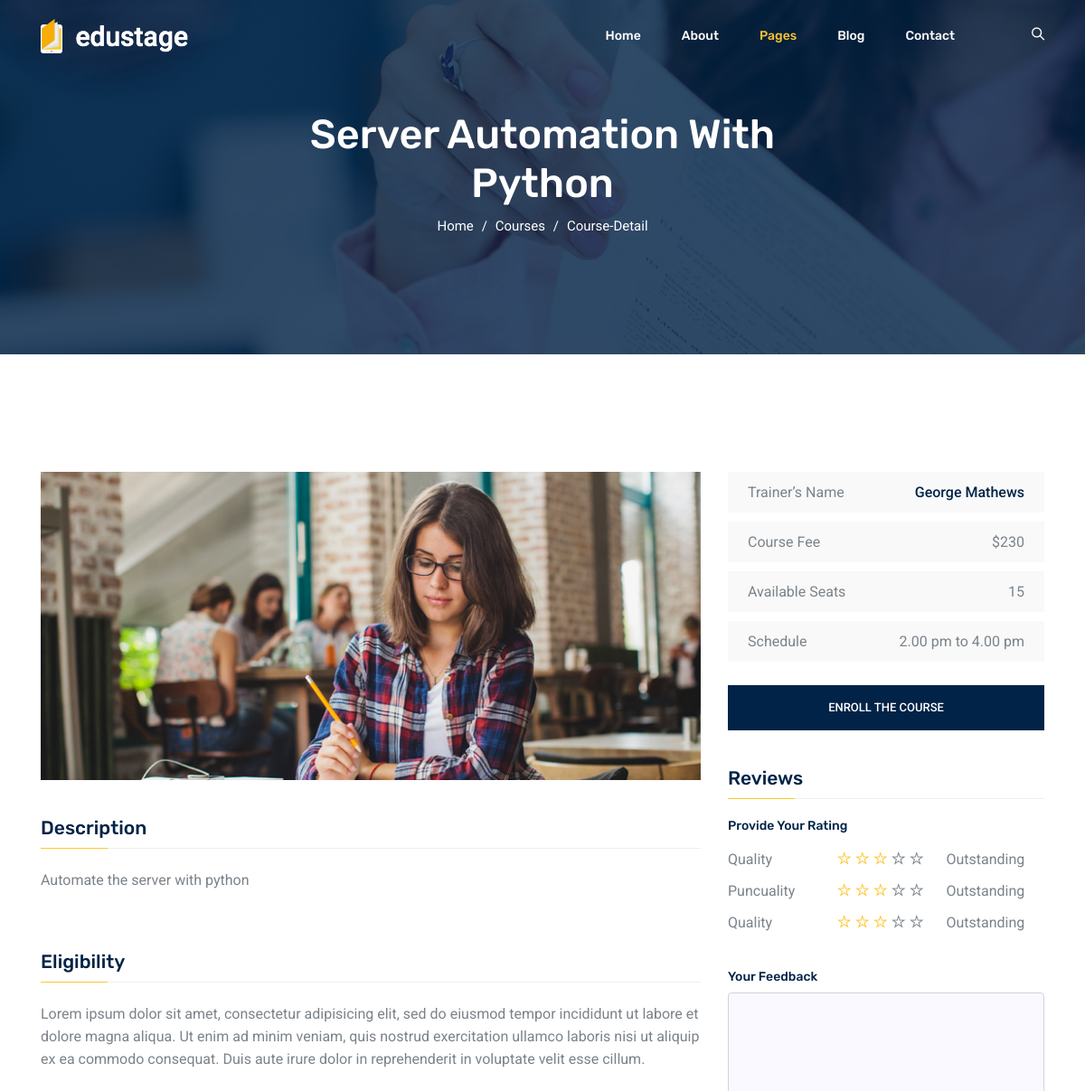
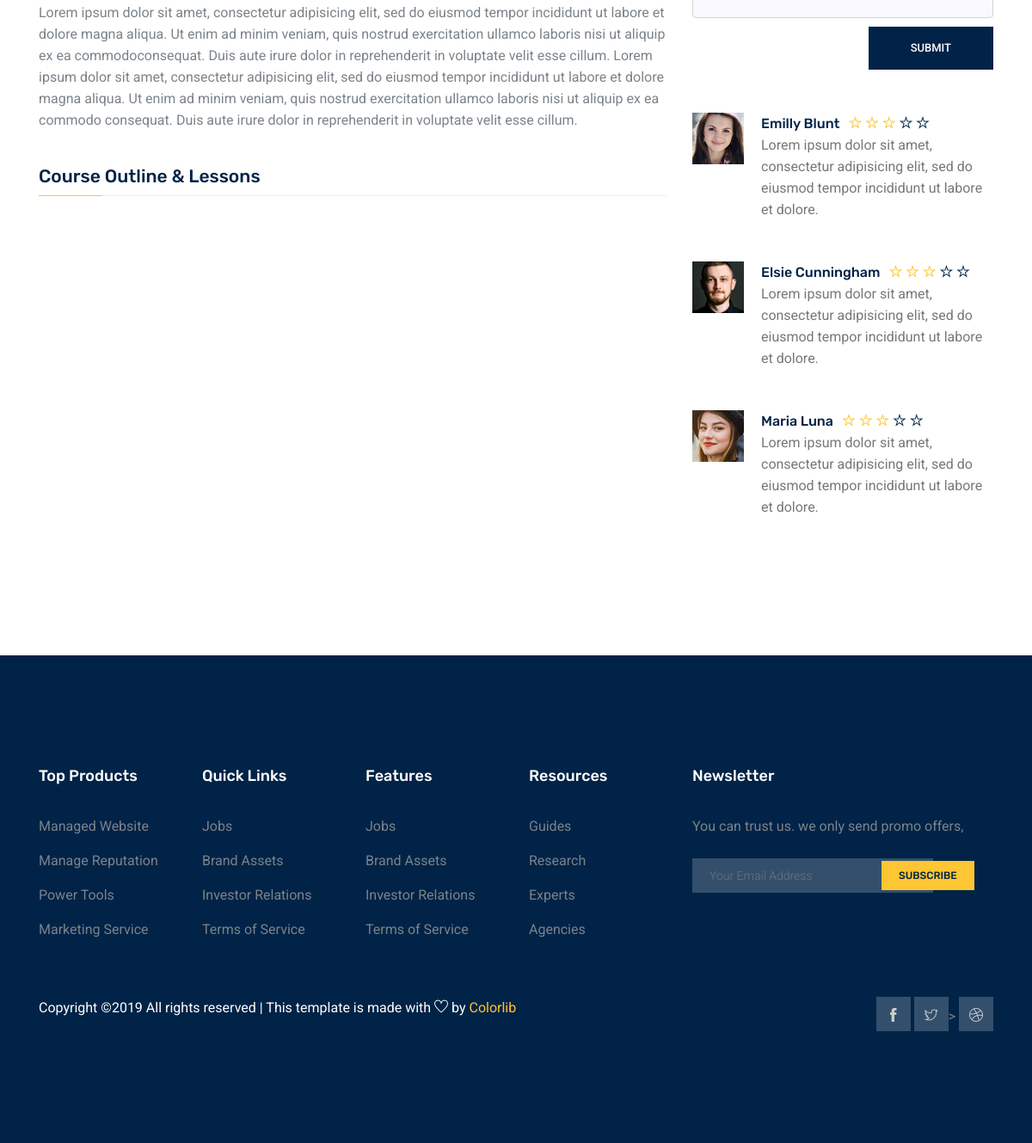
The app's page /course/Python/ with its own data (2 pictures, top to bottom).
### Course/models.py (models this page shows, shortened)
class Course(models.Model):
    slug = models.SlugField()
    title = models.CharField(max_length=120)
    description = models.TextField()
    allowed_memberships = models.ManyToManyField(Membership)
    @property
    def lessons(self):
        return self.lesson_set.all().order_by('position')

### Course/views.py (the view)
# urls.py: path('course/<slug>/', CourseDetailView.as_view(), name='detail'),
class CourseDetailView(DetailView):
    model = Course

### Course/templates/course/course_detail.html (shortened to what this page needs)
{% extends 'course/base_course.html' %}
{% block course-detail %}
    {{ object.title }}
{% endblock course-detail %}
{% block description %}
    {{ object.description }}
{% endblock description %}

### records on screen
Course: title "Server Automation With Python", description "Automate the server with python"
